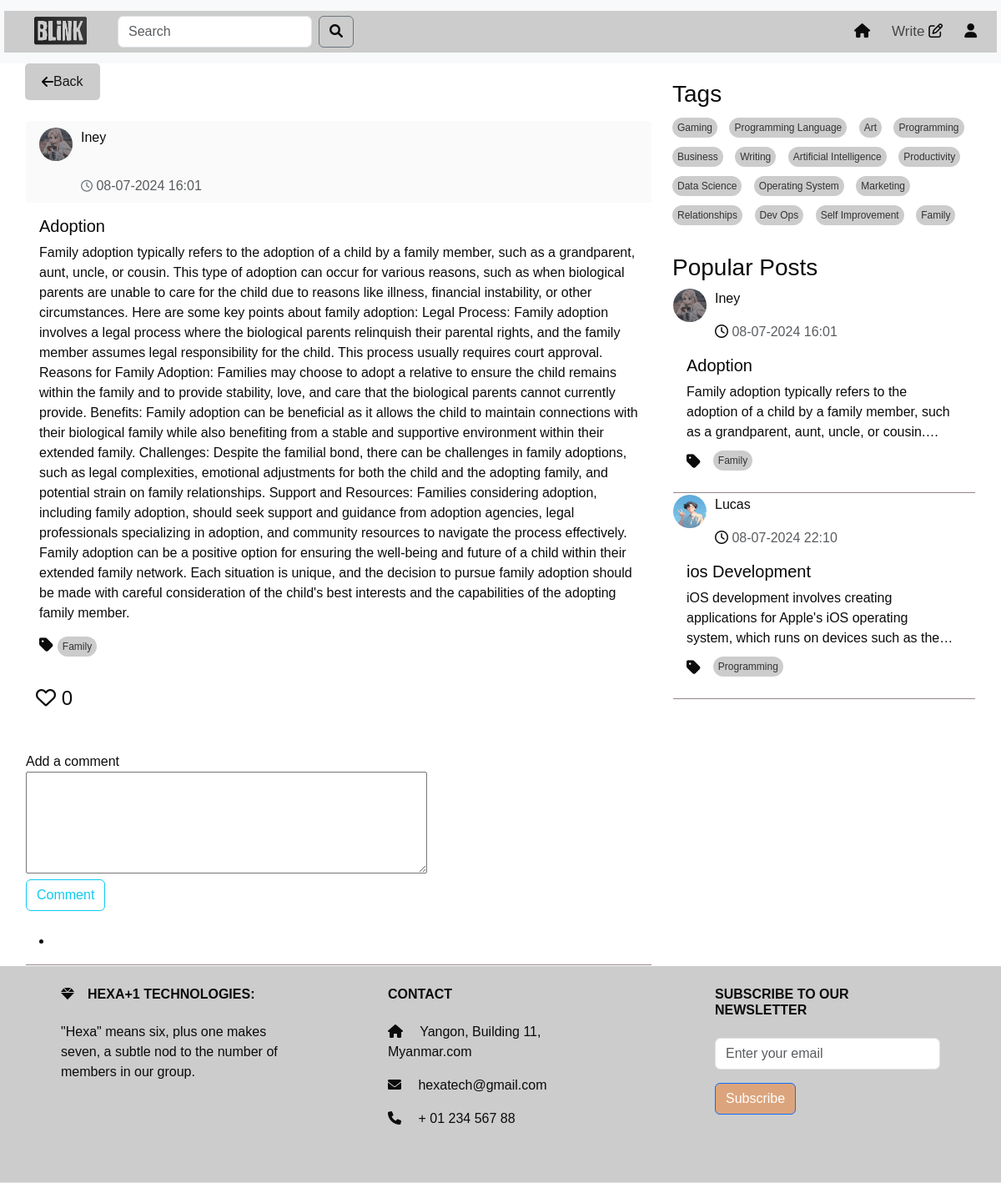
Page /full_post/8 (signed in) on the committed database.
### models.py (models this page shows, shortened)
class User(UserMixin,db.Model):
    id = db.Column(db.Integer, primary_key=True)
    username = db.Column(db.String(50), unique=True)
    email =db.Column(db.String(50), unique=True)
    password = db.Column(db.String(100))
    bio = db.Column(db.String(50))
    profile_picture = db.Column(db.String(250))
    posts = db.relationship('Post', backref='author', lazy=True)
    comments = db.relationship('Comment', backref='author', lazy=True)

class Post(db.Model):
    id = db.Column(db.Integer, primary_key=True)
    title = db.Column(db.Text())
    content = db.Column(db.Text())
    tag = db.Column(db.Text(), nullable=False)
    user_id = db.Column(db.Integer, db.ForeignKey('user.id'), nullable=False)
    created_date = db.Column(db.DateTime,default=datetime.datetime.now)
    likes = db.Column(db.Integer, default=0)
    meta = db.Column(db.Text, nullable=True)
    comments = db.relationship('Comment', backref='post',cascade="all, delete", lazy=True)

### route.py (the view)
@app.route("/full_post/<int:post_id>",methods=['GET', 'POST'])
@login_required
def full_post(post_id,limit=2):
    post = Post.query.get_or_404(post_id)
    unique_tags = list(set(tag for tag, in Post.query.with_entities(Post.tag).distinct().limit(15)))
    popular_posts = Post.query.order_by(Post.likes.desc()).limit(limit).all()
    comment_form = CommentForm()
    forms=SearchForm()
    query = forms.search.data
    if forms.validate_on_submit():
         search_results = Post.query.filter(Post.title.ilike(f'%{query}%')).all()
         return render_template('search_results.html' , form=forms,search_results =search_results,popular_posts = popular_posts)
    elif comment_form.validate_on_submit():
        comment = Comment(content=comment_form.content.data, post=post, author=current_user)
        db.session.add(comment)
        db.session.commit()
        comment_form.content.data=''
        return render_template('full_post.html',tags=unique_tags, post=post ,comment_form = comment_form , form = forms,popular_posts = popular_posts)
    return render_template('full_post.html', tags=unique_tags,post=post ,comment_form = comment_form , form = forms,popular_posts = popular_posts )

### forms.py
class CommentForm(FlaskForm):
    content = TextAreaField('Add a comment', validators=[DataRequired()])
    submit = SubmitField('Comment')

class SearchForm(FlaskForm):
    search = StringField('Search ', validators=[DataRequired()])
    submit = SubmitField('Search')

### route.py (called while the page is built)
@login_manager.user_loader
def loader_user(user_id):
    return User.query.get(user_id)

### templates/full_post.html (shortened to what this page needs)
<!DOCTYPE html>
<html lang="en">
<head>
  <link href="https://cdn.jsdelivr.net/npm/bootstrap@5.3.3/dist/css/bootstrap.min.css" rel="stylesheet">
  <link href="https://cdnjs.cloudflare.com/ajax/libs/font-awesome/6.0.0-beta3/css/all.min.css" rel="stylesheet">
  <link rel="stylesheet" href="https://cdnjs.cloudflare.com/ajax/libs/font-awesome/5.15.4/css/all.min.css">
  <link href="https://cdnjs.cloudflare.com/ajax/libs/font-awesome/6.0.0-beta3/css/all.min.css" rel="stylesheet">
  <link rel="stylesheet" href="/static/home.css">
  <link rel="stylesheet" href="/static/topnav.css" />
</head>
<body>
  {% include 'topnav.html' %}
<div>
  <div class="container" >
    <div class="row">
      <div class="col-sm-8">
        <div id="posts-container">
          <a href="{{ url_for('home') }}" style="text-decoration: none;">
            <button class="back-button" onclick="goBack()">
              <i class="fa fa-arrow-left "> </i>
                Back
          </button>
          </a>
          <div class="card">
            <div class="card-header">
                <div class="profile-image">
                  <a
                  class="nav-link"
                  href="{{ url_for('profile',user_id=post.user_id) }}"
                  ><img
                    src="{{ url_for('static', filename='/photo/user_profile/'+post.author.profile_picture) }}"
                    width="60"
                    height="60"
                    alt=""
                       /></a>
                <div style="width: 300px">
                    <p id="name">
                      <a
                      class="nav-link"
                      href="{{ url_for('profile',user_id=post.user_id) }}"
                      >{{post.author.username}}</a
                    >
                    </p>
                    <p class="text-muted mb-0"><i class="fa-regular fa-clock"></i>  {{post.created_date.strftime('%d-%m-%Y %H:%M')}}</p>
                 </div>
               </div>
          </div>
          <div class="card-body">
            <h5 class="card-title">{{post.title}}</h5>
            <p>{{post.content | safe}}</p>
            <div class="tags-container">
              <ul class="list-group list-group-horizontal">
                <i class="fas fa-tag"></i>
                <a href="{{ url_for('home_tag',tag=post.tag ) }}" class="tag">{{post.tag}} </a>
              </ul>
              </div>
          </div>
              <form
              action="{{ url_for('like_post', post_id=post.id) }}"
              method="post"
              style="display: inline"
            >
            <div class="card-end" style="border-bottom: #958787 solid 1px;">
              <button type="submit" class="btn btn-light heart-button" onclick="toggleHeart(this)">
                <i class="far fa-heart"></i>
                <span>{{ post.likes }}</span>
              </button>
               </form>
                <div class="timeline-comment-box">
               </div>
                    <div class="input">
                      <form method="post" style="display: inline">
                            <div class="form-group">
                              {{ comment_form.content.label }}<br />
                              {{ comment_form.content(cols=50, rows=5) }}
                            </div>
                            <div class="form-group">
                            {{ comment_form.submit(class="btn btn-outline-info") }}
                            </div>
                            </form>
                    </div>
                              <ul>
                              </ul>
        </div>
      </div>
      </div>
    </div>
    {% include 'sidenav.html' %}
  </div>
</div>
  {% include 'footer.html' %}
</body>
</html>

### templates/sidenav.html (shortened to what this page needs)
<!DOCTYPE html>
<html lang="en">
  <head>
    <link
      href="https://cdn.jsdelivr.net/npm/bootstrap@5.3.3/dist/css/bootstrap.min.css"
      rel="stylesheet"
    />
    <link
      href="https://cdnjs.cloudflare.com/ajax/libs/font-awesome/6.0.0-beta3/css/all.min.css"
      rel="stylesheet"
    />
    <link
      rel="stylesheet"
      href="https://cdnjs.cloudflare.com/ajax/libs/font-awesome/5.15.4/css/all.min.css"
    />
    <link
      href="https://cdnjs.cloudflare.com/ajax/libs/font-awesome/6.0.0-beta3/css/all.min.css"
      rel="stylesheet"
    />
    <link rel="stylesheet" href="/static/home.css" />
  </head>
  <body>
    <div class="col-sm-4 " id="right-column">
      <div class="tags-section">
        <h3>Tags</h3>
        <div class="tags-container">
          {% if tags %} {% for tag in tags %}
          <a href="{{ url_for('home_tag',tag=tag ) }}" class="tag">{{ tag }}</a>
          {% endfor %} {% else %}
          <p>No tags available</p>
          {% endif %}
        </div>
      </div>
      <div class="mt-4">
        <h3>Popular Posts</h3>
        {% for popular_post in popular_posts %}
        <div class="card">
          <div>
            <div class="profile-image">
              <a
                class="nav-link"
                href="{{ url_for('profile',user_id=popular_post.user_id) }}"
                ><img
                  src="{{ url_for('static', filename='/photo/user_profile/'+popular_post.author.profile_picture) }}"
                  width="60"
                  height="60"
                  alt=""
              /></a>
              <div style="width: 300px">
                <p id="name">
                  <a
                    class="nav-link"
                    href="{{ url_for('profile',user_id=popular_post.user_id) }}"
                    >{{popular_post.author.username}}</a
                  >
                </p>
                <p class="text-muted mb-0">
                  <i class="fa-regular fa-clock"></i>
                  {{popular_post.created_date.strftime('%d-%m-%Y %H:%M')}}
                </p>
              </div>
            </div>
          </div>
          <div class="card-body">
            <a
              class="nav-link"
              href="{{ url_for('full_post',post_id=popular_post.id) }}"
            >
              <h5 class="card-title" id="popular">{{popular_post.title}}</h5>
              <p class="card-text" id="card-description">
                {{popular_post.meta |safe }}
              </p>
              <div class="tags-container">
                <ul class="list-group list-group-horizontal">
                  <i class="fas fa-tag"></i>
                  <a
                    href="{{ url_for('home_tag',tag=popular_post.tag ) }}"
                    class="tag"
                    >{{popular_post.tag}}</a
                  >
                </ul>
              </div>
            </a>
          </div>
          <div class="card-end" style="border-bottom: #958787 solid 1px"></div>
        </div>
        {% endfor %}
      </div>
    </div>
  </body>
</html>

### static/home.css (style rules this page uses)
* { color: #0c0b0b; font-family: sans-serif; margin: 0; padding: 0; box-sizing: border-box; }
.container { background: #fff; padding: 0; margin-top: 0; z-index: 1; }
.back-button { display: flex; align-items: center; padding: 10px 20px; background-color: #ccc; color: #181515; border: none; border-radius: 5px; cursor: pointer; font-size: 16px; transition: background-color 0.3s; }
.card { color: #070707; border-color: #ffffff; background-color: #ffffff; }
.card-header { padding: 10px; background-color: #fafafa; border-bottom: 1px solid #ccc; display: flex; align-items: center; border-bottom: none !important; }
.card-header { display: flex; flex-direction: row; justify-content: space-between; align-items: center; padding: 0.5rem 1rem; }
.profile-image { margin-right: 10px; }
.profile-image img { border-radius: 50%; width: 40px; height: 40px; }
.card-header p { margin: 0; }
.card-header i { margin: 0; font-size: 14px; color: #6c757d; }
.card-body { background-color: #ffffff; }
.card-text { overflow: hidden; text-overflow: ellipsis; display: -webkit-box; -webkit-line-clamp: 3; -webkit-box-orient: vertical; transition: -webkit-line-clamp 0.5s ease; }
.profile-image { float: left; display: flex; justify-content: center; margin-right: 1rem; }
.profile-image img { border-radius: 50%; }
#right-column { position: -webkit-sticky; position: sticky; top: 0; overflow-y: auto; padding-top: 20px; }
ul { display: flex; }
.timeline-comment-box { background: #ffffff; margin-left: -15px; margin-right: -15px; padding: 20px 25px; }
#right-column { position: -webkit-sticky; position: sticky; top: 0; height: 100vh; overflow-y: hidden; padding-top: 20px; z-index: 1; }
.tags-container { margin-top: 10px; }
.fa-tag { font-size: 1.2em; margin-right: 5px; vertical-align: middle; }
.tags-container .tag { background-color: #ccc; color: #333; padding: 3px 6px; margin-right: 10px; border-radius: 20px; text-decoration: none; font-size: 12px; display: inline-block; }
.heart-button { border: none; background-color: transparent; cursor: pointer; font-size: 1.5rem; color: #e74c3c; transition: color 0.3s; }

### static/topnav.css (style rules this page uses)
* { color: #0c0b0b; font-family: sans-serif; margin: 0; padding: 0; box-sizing: border-box; }
.container { background: #fff; padding: 0; margin-top: 0; z-index: 1; }
.row a { border-radius: 15%; margin-bottom: 10px; margin-right: 10px; }

### rows in the picture
User: profile_picture (picture), author.username "Iney"
Post: created_date "08-07-2024 16:01", title "Adoption", content "Family adoption typically refers to the adoption of a child by a family member, such as a grandparent, aunt, uncle, or cousin. This type of adoption can occur for various reasons, such as when biological parents are unable to care for the child due to reasons like illness, financial instability, or other circumstances. Here are some key points about family adoption: Legal Process: Family adoption involves a legal process where the biological parents relinquish their parental rights, and the family member assumes legal responsibility for the child. This process usually requires court approval. Reasons for Family Adoption: Families may choose to adopt a relative to ensure the child remains…", tag "Family", likes "0", profile_picture (picture), author.username "Iney", meta "Family adoption typically refers to the adoption of a child by a family member, such as a grandparent, aunt, uncle, or…"
Post: profile_picture (picture), author.username "Lucas", created_date "08-07-2024 22:10", title "ios Development", meta "iOS development involves creating applications for Apple's iOS operating system, which runs on devices such as…", tag "Programming"

### other values in the picture
{{ comment_form.content.label }} "Add a comment"
{{ tag }} "Gaming" "Programming Language" "Art" "Programming" "Business" "Writing" "Artificial Intelligence" "Productivity" "Data Science" "Operating System" "Marketing" "Relationships" "Dev Ops" "Self Improvement" "Family"
